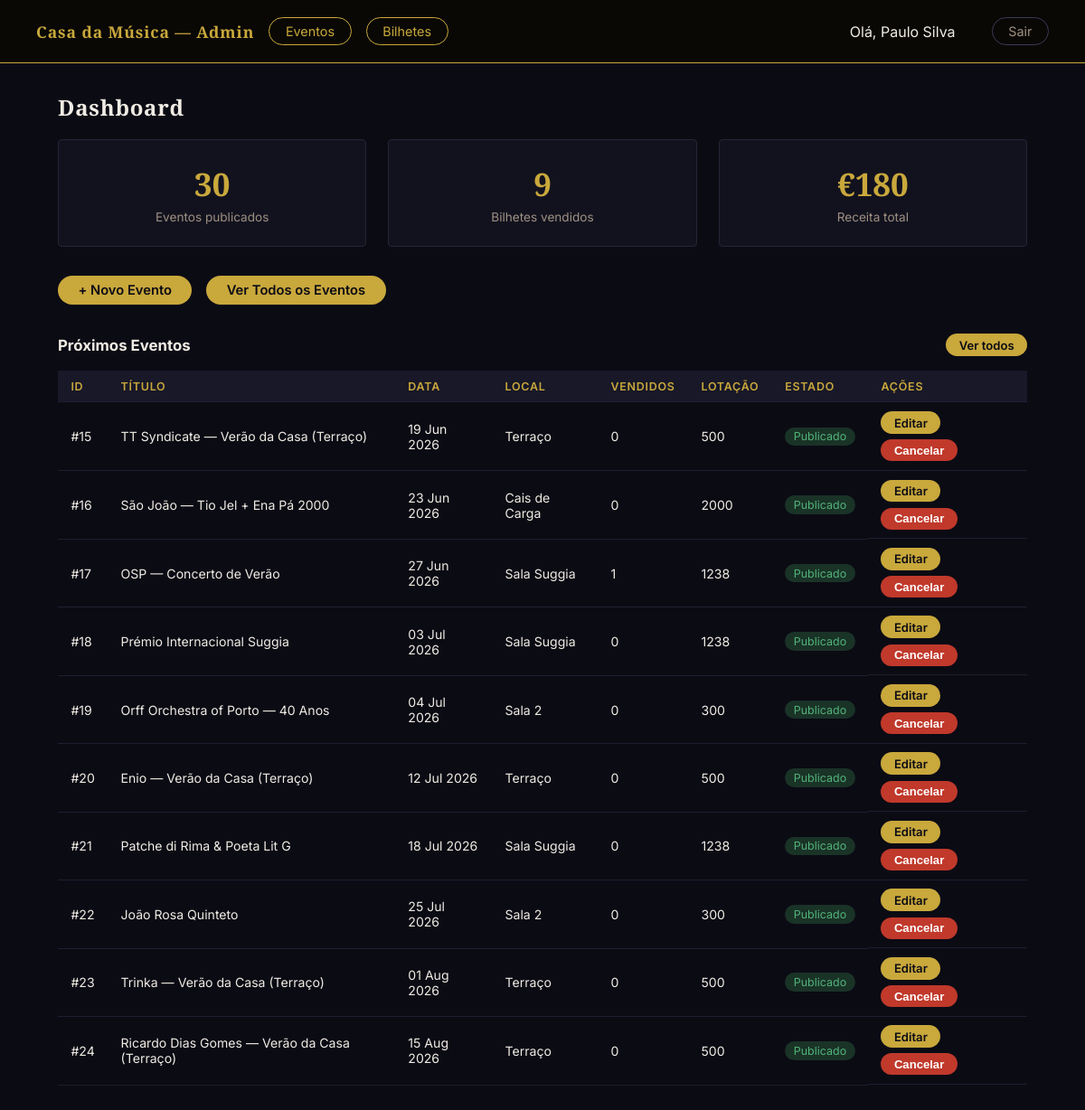
Page /admin/index.php (signed in) on the committed database.
### tables this page shows
CREATE TABLE "eventos" (
	"id"	INTEGER,
	"nome"	TEXT NOT NULL,
	"descricao"	TEXT,
	"data"	TEXT NOT NULL,
	"hora"	TEXT NOT NULL,
	"sala"	TEXT NOT NULL,
	"categoria"	TEXT NOT NULL,
	"classificacao_etaria"	TEXT DEFAULT 'Livre',
	"capacidade"	INTEGER NOT NULL DEFAULT 300,
	"estado"	TEXT NOT NULL DEFAULT 'rascunho' CHECK("estado" IN ('publicado', 'rascunho', 'cancelado')),
	"data_criacao"	TEXT NOT NULL DEFAULT (datetime('now')),
	"imagem"	TEXT,
	PRIMARY KEY("id" AUTOINCREMENT)
);

### scripts/sessao.php (called while the page is built, shortened)
<?php
function getUtilizador(): array {
    return [
        'id'     => $_SESSION['utilizador_id'] ?? null,
        'nome'   => $_SESSION['nome']           ?? '',
        'email'  => $_SESSION['email']          ?? '',
        'perfil' => $_SESSION['perfil']         ?? '',
    ];
}

### admin/index.php (the view, shortened to what this page needs)
<?php
require_once '../scripts/sessao.php';
$db = getDB();
$totalEventos = (int)$db->querySingle(
    'SELECT COUNT(*) FROM eventos WHERE estado = \'publicado\''
);
$totalBilhetes = (int)$db->querySingle(
    'SELECT COALESCE(SUM(ic.quantidade),0)
     FROM itens_compra ic
     JOIN compras c ON c.id = ic.compra_id
     WHERE c.estado = \'confirmado\''
);
$receita = (float)$db->querySingle(
    'SELECT COALESCE(SUM(total),0) FROM compras WHERE estado = \'confirmado\''
);
$stmtE = $db->prepare(
    'SELECT e.id, e.nome, e.data, e.sala, e.capacidade, e.estado,
            COALESCE(SUM(ic.quantidade),0) AS vendidos
     FROM eventos e
     LEFT JOIN compras c ON c.evento_id = e.id AND c.estado = \'confirmado\'
     LEFT JOIN itens_compra ic ON ic.compra_id = c.id
     WHERE e.data >= date(\'now\')
     GROUP BY e.id
     ORDER BY e.data ASC
     LIMIT 10'
);
$resE   = $stmtE->execute();
$eventos = [];
while ($row = $resE->fetchArray(SQLITE3_ASSOC)) {
    $eventos[] = $row;
}
$admin = getUtilizador();
$estadoBadge = ['publicado' => 'badge-green', 'rascunho' => 'badge-gray', 'cancelado' => 'badge-red'];
?>
<!DOCTYPE html>
<html lang="pt">
<head>
  <link rel="stylesheet" href="../styles/admin.css" />
</head>
<body>
  <nav class="nav-admin">
    <div class="nav-left">
      <a href="index.php" class="nav-brand">Casa da Música — Admin</a>
      <a href="eventos.php" class="btn-pill">Eventos</a>
      <a href="../bilhetes.php" class="btn-pill">Bilhetes</a>
    </div>
    <div class="nav-right">
      <span class="text-sm" style="margin-right:1rem;">Olá, <?= htmlspecialchars($admin['nome']) ?></span>
      <a href="../scripts/logout.php" class="btn-pill btn-pill-light">Sair</a>
    </div>
  </nav>
  <main class="page">
    <h1 class="page-title">Dashboard</h1>
    <div class="stats-row">
      <div class="stat">
        <p class="stat-val"><?= $totalEventos ?></p>
        <p class="stat-lbl">Eventos publicados</p>
      </div>
      <div class="stat">
        <p class="stat-val"><?= number_format($totalBilhetes) ?></p>
        <p class="stat-lbl">Bilhetes vendidos</p>
      </div>
      <div class="stat">
        <p class="stat-val">€<?= number_format($receita, 0, ',', '.') ?></p>
        <p class="stat-lbl">Receita total</p>
      </div>
    </div>
    <div style="display:flex; gap:1rem; margin-bottom:2rem; flex-wrap:wrap;">
      <a href="evento-criar.php" class="btn">+ Novo Evento</a>
      <a href="eventos.php" class="btn btn-pill-light">Ver Todos os Eventos</a>
    </div>
    <div class="sec-header">
      <h2 style="font-size:1.05rem; font-weight:bold;">Próximos Eventos</h2>
      <a href="eventos.php" class="btn btn-sm">Ver todos</a>
    </div>
    <div class="table-wrap">
      <table>
        <thead>
          <tr>
            <th>ID</th>
            <th>Título</th>
            <th>Data</th>
            <th>Local</th>
            <th>Vendidos</th>
            <th>Lotação</th>
            <th>Estado</th>
            <th>Ações</th>
          </tr>
        </thead>
        <tbody>
          <?php foreach ($eventos as $ev): ?>
          <tr>
            <td>#<?= (int)$ev['id'] ?></td>
            <td><?= htmlspecialchars($ev['nome']) ?></td>
            <td><?= htmlspecialchars(date('d M Y', strtotime($ev['data']))) ?></td>
            <td><?= htmlspecialchars($ev['sala']) ?></td>
            <td><?= (int)$ev['vendidos'] ?></td>
            <td><?= (int)$ev['capacidade'] ?></td>
            <td><span class="badge <?= $estadoBadge[$ev['estado']] ?? 'badge-gray' ?>"><?= ucfirst(htmlspecialchars($ev['estado'])) ?></span></td>
            <td class="col-actions">
              <a href="evento-editar.php?id=<?= (int)$ev['id'] ?>" class="btn btn-sm">Editar</a>
              <?php if ($ev['estado'] !== 'cancelado'): ?>
              <form method="POST" action="../scripts/cancelar_evento.php" style="display:inline;">
                <button type="button" class="btn btn-sm btn-danger"
                  onclick="pedirConfirmacao(this.closest('form'), '<?= htmlspecialchars(addslashes($ev['nome'])) ?>')">Cancelar</button>
              </form>
              <?php endif; ?>
            </td>
          </tr>
          <?php endforeach; ?>
        </tbody>
      </table>
    </div>
  </main>
</body>
</html>

### styles/admin.css (style rules this page uses)
*, *::before, *::after { box-sizing: border-box; margin: 0; padding: 0; }
body { font-family: 'Inter', system-ui, sans-serif; color: #f0ece4; background: #0b0b14; }
nav { display: flex; align-items: center; justify-content: space-between; background: #08080f; border-bottom: 1px solid #252535; padding: 0 2.5rem; height: 70px; position: sticky; top: 0; z-index: 10; }
.nav-left { display: flex; align-items: center; gap: 1rem; }
.nav-right { display: flex; align-items: center; gap: 1.5rem; }
.nav-brand { font-family: 'Cinzel', Georgia, serif; font-weight: 600; font-size: 1.1rem; color: #c9a83c; text-decoration: none; letter-spacing: 0.05em; }
.nav-admin { background: #0a0805; border-bottom-color: #c9a83c; }
.nav-admin .nav-brand { color: #c9a83c; }
.btn-pill { background: transparent; color: #c9a83c; border: 1px solid #c9a83c; border-radius: 999px; padding: 0.38rem 1.1rem; font-size: 0.9rem; cursor: pointer; text-decoration: none; display: inline-block; white-space: nowrap; transition: background 0.15s, color 0.15s; }
.btn-pill-light { border-color: #3a3a55; color: #9e9080; }
.page { padding: 2rem 4rem; max-width: 1200px; margin: 0 auto; }
.page-title { font-family: 'Cinzel', Georgia, serif; font-size: 1.5rem; font-weight: 600; margin-bottom: 1.2rem; color: #f0ece4; letter-spacing: 0.03em; }
.btn { background: #c9a83c; color: #0b0b14; border: none; border-radius: 999px; padding: 0.45rem 1.4rem; font-size: 0.92rem; font-weight: 600; cursor: pointer; text-decoration: none; display: inline-block; white-space: nowrap; transition: background 0.15s; }
.btn-sm { padding: 0.28rem 0.9rem; font-size: 0.82rem; }
.btn-danger { background: #c0392b; color: #fff; }
.stats-row { display: grid; grid-template-columns: repeat(3, 1fr); gap: 1.5rem; margin-bottom: 2rem; }
.stat { background: #12121f; border: 1px solid #252535; padding: 1.5rem; text-align: center; border-radius: 4px; }
.stat-val { font-family: 'Cinzel', Georgia, serif; font-size: 2.2rem; font-weight: bold; color: #c9a83c; }
.stat-lbl { font-size: 0.85rem; color: #9e9080; margin-top: 0.3rem; }
.sec-header { display: flex; justify-content: space-between; align-items: center; margin-bottom: 1rem; }
.table-wrap { overflow-x: auto; }
table { width: 100%; border-collapse: collapse; }
th, td { padding: 0.6rem 0.9rem; text-align: left; border-bottom: 1px solid #1e1e30; font-size: 0.88rem; }
th { background: #181828; font-weight: 600; white-space: nowrap; color: #c9a83c; font-size: 0.78rem; text-transform: uppercase; letter-spacing: 0.06em; }
.col-actions { display: flex; gap: 0.4rem; flex-wrap: wrap; }
.badge { display: inline-block; padding: 0.18rem 0.6rem; border-radius: 999px; font-size: 0.78rem; background: #252535; color: #9e9080; }
.badge-green { background: #1a3327; color: #52b37a; }

### rows in the picture
eventos: id "15", nome "TT Syndicate — Verão da Casa (Terraço)", data "19 Jun 2026", sala "Terraço", vendidos "0", capacidade "500", estado "Publicado"
eventos: id "16", nome "São João — Tio Jel + Ena Pá 2000", data "23 Jun 2026", sala "Cais de Carga", vendidos "0", capacidade "2000", estado "Publicado"
eventos: id "17", nome "OSP — Concerto de Verão", data "27 Jun 2026", sala "Sala Suggia", vendidos "1", capacidade "1238", estado "Publicado"
eventos: id "18", nome "Prémio Internacional Suggia", data "03 Jul 2026", sala "Sala Suggia", vendidos "0", capacidade "1238", estado "Publicado"
eventos: id "19", nome "Orff Orchestra of Porto — 40 Anos", data "04 Jul 2026", sala "Sala 2", vendidos "0", capacidade "300", estado "Publicado"
eventos: id "20", nome "Enio — Verão da Casa (Terraço)", data "12 Jul 2026", sala "Terraço", vendidos "0", capacidade "500", estado "Publicado"
eventos: id "21", nome "Patche di Rima & Poeta Lit G", data "18 Jul 2026", sala "Sala Suggia", vendidos "0", capacidade "1238", estado "Publicado"
eventos: id "22", nome "João Rosa Quinteto", data "25 Jul 2026", sala "Sala 2", vendidos "0", capacidade "300", estado "Publicado"
eventos: id "23", nome "Trinka — Verão da Casa (Terraço)", data "01 Aug 2026", sala "Terraço", vendidos "0", capacidade "500", estado "Publicado"
eventos: id "24", nome "Ricardo Dias Gomes — Verão da Casa (Terraço)", data "15 Aug 2026", sala "Terraço", vendidos "0", capacidade "500", estado "Publicado"

### other values in the picture
$admin['nome'] "Paulo Silva"
$totalEventos "30"
$totalBilhetes "9"
$receita "180"
